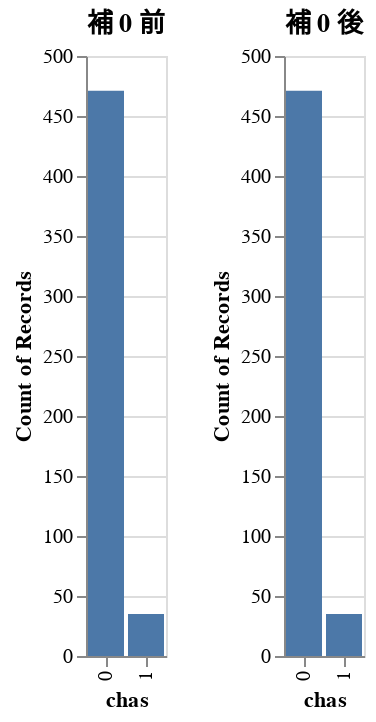

This figure's notebook cell:
### Markdown cell above
根據我們的第一點觀察，`chas` 應以 `0` 居多。或許我們可以試試看把 `chas` 都補 `0` 進去。

### Code cell
(
    alt.Chart(df["chas"].to_frame()).mark_bar().encode(x="chas:N", y='count()').properties(title="補 0 前").interactive() |
    alt.Chart(df["chas"].fill_null(0).to_frame()).mark_bar().encode(x="chas:N", y='count()').properties(title="補 0 後").interactive()
)

### Figure 1 — Vega-Lite specification as saved in the notebook (floating-point values rounded to 4 significant figures; data arrays with more than 128 entries replaced by an {"elided": "..."} marker saying what was removed)
{"config": {"view": {"continuousWidth": 300, "continuousHeight": 300}}, "hconcat": [{"data": {"name": "data-dd5e9e4901990bf649545d0f996d4276"}, "mark": {"type": "bar"}, "encoding": {"x": {"field": "chas", "type": "nominal"}, "y": {"aggregate": "count", "type": "quantitative"}}, "name": "view_3", "title": "補 0 前"}, {"data": {"name": "data-dd5e9e4901990bf649545d0f996d4276"}, "mark": {"type": "bar"}, "encoding": {"x": {"field": "chas", "type": "nominal"}, "y": {"aggregate": "count", "type": "quantitative"}}, "name": "view_4", "title": "補 0 後"}], "params": [{"name": "param_3", "select": {"type": "interval", "encodings": ["x", "y"]}, "bind": "scales", "views": ["view_3"]}, {"name": "param_4", "select": {"type": "interval", "encodings": ["x", "y"]}, "bind": "scales", "views": ["view_4"]}], "$schema": "https://vega.github.io/schema/vega-lite/v5.20.1.json", "datasets": {"data-dd5e9e4901990bf649545d0f996d4276": {"elided": "506 records"}}}
